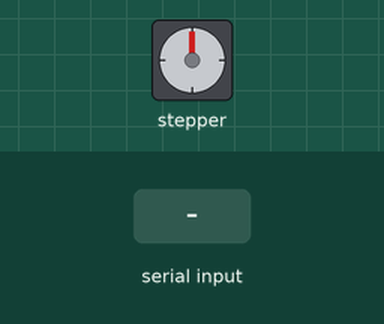
This sketch was run on a simulated Arduino Uno, built with avr-gcc and run on an emulated ATmega328P. Parts: stepper motor. The test bench sets the inputs (shaded band). Stepper angles assume 200 steps per turn; what the sketch prints to the serial monitor is not drawn.

Above: at 1.2 s.
1.3 s: "1" received over Serial
At 2.9 s:
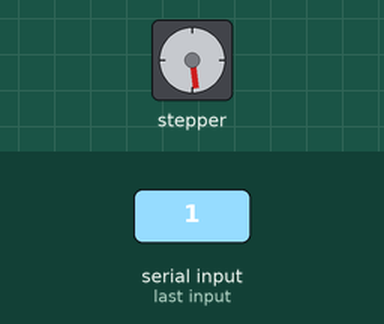
3.8 s: "0" received over Serial
At 6.0 s:
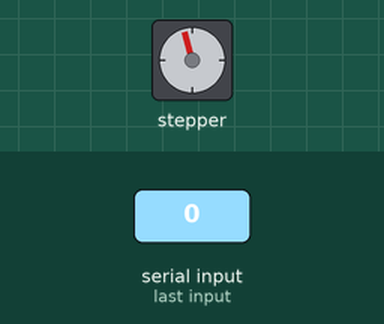
6.3 s: "2" received over Serial
At 8.1 s:
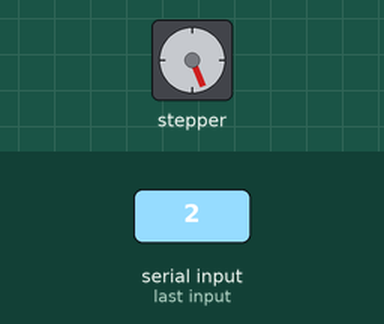
8.8 s: "1" received over Serial
At 11.0 s:
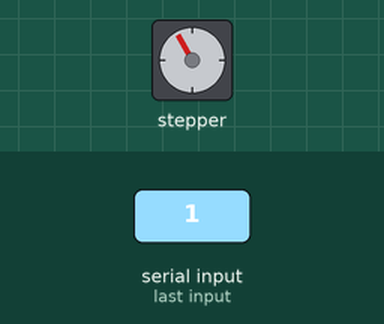
Timing chart, 0 to 12.3 s (numbered marks = the images above; inputs shaded):
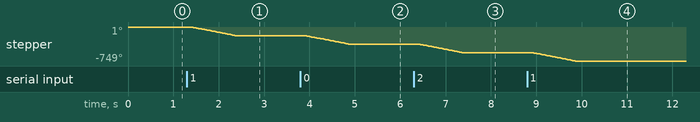

The sketch:

RubiksControlv2.ino
```cpp
#include <Wire.h>
#include <Adafruit_MotorShield.h>
#include "utility/Adafruit_MS_PWMServoDriver.h"
#include <AccelStepper.h>
#include "Move.h"

Adafruit_MotorShield AFMSbot = Adafruit_MotorShield(0x60);
Adafruit_MotorShield AFMSmid = Adafruit_MotorShield(0x61);
Adafruit_MotorShield AFMStop = Adafruit_MotorShield(0x62);
Adafruit_StepperMotor *StepperU = AFMStop.getStepper(200,1);
Adafruit_StepperMotor *StepperD = AFMSbot.getStepper(200,2);
Adafruit_StepperMotor *StepperL = AFMSbot.getStepper(200,1);
Adafruit_StepperMotor *StepperR = AFMSmid.getStepper(200,2);
Adafruit_StepperMotor *StepperF = AFMSmid.getStepper(200,1);
Adafruit_StepperMotor *StepperB = AFMStop.getStepper(200,2);

void forwardstepU() {
  StepperU->onestep(FORWARD,SINGLE);
}
void backwardstepU() {
  StepperU->onestep(BACKWARD,SINGLE);
}
void forwardstepD() {
  StepperD->onestep(FORWARD,SINGLE);
}
void backwardstepD() {
  StepperD->onestep(BACKWARD,SINGLE);
}
void forwardstepL() {
  StepperL->onestep(FORWARD,SINGLE);
}
void backwardstepL() {
  StepperL->onestep(BACKWARD,SINGLE);
}
void forwardstepR() {
  StepperR->onestep(FORWARD,SINGLE);
}
void backwardstepR() {
  StepperR->onestep(BACKWARD,SINGLE);
}
void forwardstepF() {
  StepperF->onestep(FORWARD,SINGLE);
}
void backwardstepF() {
  StepperF->onestep(BACKWARD,SINGLE);
}
void forwardstepB() {
  StepperB->onestep(FORWARD,SINGLE);
}
void backwardstepB() {
  StepperB->onestep(BACKWARD,SINGLE);
}

AccelStepper U(forwardstepU, backwardstepU);
AccelStepper D(forwardstepD, backwardstepD);
AccelStepper L(forwardstepL, backwardstepL);
AccelStepper R(forwardstepR, backwardstepR);
AccelStepper Front(forwardstepF, backwardstepF);
AccelStepper B(forwardstepB, backwardstepB);

const int Total=6;
const int rpm=110;
int type;
int type2;
String input;
int inputlength;

AccelStepper* StepperArray[Total] = {
  &U,
  &D,
  &L,
  &R,
  &Front,
  &B,
};

void setup() {
  // put your setup code here, to run once:
  Serial.begin(9600);
  Serial.setTimeout(50);
  AFMSbot.begin();
  AFMSmid.begin();
  AFMStop.begin();

  for(int number=0; number<Total; number++) {
    StepperArray[number]->setMaxSpeed(rpm);
    StepperArray[number]->setAcceleration(9999999999);
  }

  Serial.println("Started Up");
}

void loop() {
  // put your main code here, to run repeatedly:
  if (Serial.available() > 0) {
   input=Serial.readString();
   Serial.println(input);
   input.replace("U2", "v");
   input.replace("D2", "e");
   input.replace("L2", "m");
   input.replace("R2", "s");
   input.replace("F2", "g");
   input.replace("B2", "c");
   input.replace("U'", "u");
   input.replace("D'", "d");
   input.replace("L'", "l");
   input.replace("R'", "r");
   input.replace("F'", "f");
   input.replace("B'", "b");
   input.replace(" ", "");
   inputlength=input.length();
   Serial.println(String("input:")+String(input)+String("\tlength:")+String(inputlength));
  }
 for(int inputIndex=0; inputIndex<inputlength; inputIndex=inputIndex+1){
  type= input.charAt(inputIndex);
  type2= input.charAt(inputIndex+1);
  Serial.print(String("type:")+char(type)+String("\ttype2:")+char(type2));
  Move m1(type);
  Move m2(type2);
  boolean opposite=Move::isOpposite(m1,m2);
  Serial.println(String("\topposite:")+String(opposite));
  int MotorNum;
  int RotationNum;
  int MotorNum2;
  int RotationNum2;
  FindMotorAndRotation(input[inputIndex], MotorNum, RotationNum);
  FindMotorAndRotation(input[inputIndex+1], MotorNum2, RotationNum2);
  Serial.print(String("MotorNum:")+String(MotorNum)+String("\tRotationNum:")+String(RotationNum)+String("\tMotorNum2:")+String(MotorNum2)+String("\tRotationNum2:")+String(RotationNum2));

  if(opposite==true) {
    SimulMotor(MotorNum,MotorNum2,RotationNum,RotationNum2);
    inputIndex++;
  }
  else {
    RunMotor(MotorNum,RotationNum);
  }
  Serial.println(String("\tinputIndex:")+String(inputIndex));
 }
 inputlength=0;
 input.remove(0);
}
void RunMotor(int motor, int rotation) {
  if(rotation == 1) {
      StepperArray[motor]->moveTo(StepperArray[motor]->currentPosition()+52);
  }
  else if(rotation == 0) {
      StepperArray[motor]->moveTo(StepperArray[motor]->currentPosition()-52);
  }
  else if(rotation == 2) {
      StepperArray[motor]->moveTo(StepperArray[motor]->currentPosition()-104);
  }
  while(StepperArray[motor]->distanceToGo()!=0){
      StepperArray[motor]->run();
  }
  type=0;
}

void SimulMotor(int motor1, int motor2, int rotation1, int rotation2) {
  if(rotation1 == 1) {
    StepperArray[motor1]->moveTo(StepperArray[motor1]->currentPosition()+52);
  }
  else if(rotation1 == 0) {
    StepperArray[motor1]->moveTo(StepperArray[motor1]->currentPosition()-52);
  }
  else if(rotation1 == 2) {
    StepperArray[motor1]->moveTo(StepperArray[motor1]->currentPosition()-104);
  }

  if(rotation2 == 1) {
    StepperArray[motor2]->moveTo(StepperArray[motor2]->currentPosition()+52);
  }
  else if(rotation2 == 0) {
    StepperArray[motor2]->moveTo(StepperArray[motor2]->currentPosition()-52);
  }
  else if(rotation2 == 2) {
    StepperArray[motor2]->moveTo(StepperArray[motor2]->currentPosition()-104);
  }
  while(StepperArray[motor1]->distanceToGo()!=0 || StepperArray[motor2]->distanceToGo()!=0){
      StepperArray[motor1]->run();
      StepperArray[motor2]->run();
  }
  type=0;
}
void FindMotorAndRotation(char inputmove, int &MotorNumber, int &RotationNumber) {
  String movearray[]= {"UDLRFB","udlrfb","vemsgc"};
  bool complete= false;
  int movearrayIndex=0;
  int movearrayList=0;
  while(!complete && movearrayIndex < 3){
    while(!complete && movearrayList < 6) {
      complete= inputmove == movearray[movearrayIndex][movearrayList];
      MotorNumber=movearrayList;
      movearrayList++;
    }
    movearrayList=0;
    RotationNumber=movearrayIndex;
    movearrayIndex++;
  }
}
```

Move.cpp
```cpp
#include "Move.h";
char* oppositeboi[] = {"uUvdDe", "lLmrRs", "fFgbBc"};

char Move::getType() {
    return this->moveType;
}

int Move::getIndex(){
	return this->index;
}

bool Move::isOnLeft(){
	return this->isLeftSide;
}

Move::Move(int asciiCode) {
	this->moveType = (char)asciiCode;
	bool isFound;
  int list=0;
  int leftlist;
  int i=0;
  int compIndex;
	while(!isFound && i<3) {
	  while(!isFound && list<6) {
      isFound = this->moveType == oppositeboi[i][list];
      leftlist=list;
      list++;
	  }
  list=0;
  compIndex=i;
  i++;
	}
  this->isLeftSide = (leftlist<3);
  this->index=compIndex;
}
```

Move.h
```cpp
struct Move {

public:
    Move(int asciiCode);
    static bool isOpposite(Move &m1, Move &m2) {
	  	return (m1.getIndex() == m2.getIndex()) && (m1.isOnLeft() != m2.isOnLeft());
		}
    char getType();
    int getIndex();
    bool isOnLeft();

private:
    char moveType;
    int index;
    bool isLeftSide;
};
```

Measured:
- after the input at 1.3 s, stepper: turns 188° counter-clockwise in 0.97 s, starting after 0.09 s
- after the input at 3.8 s, stepper: turns 187° counter-clockwise in 0.97 s, starting after 0.09 s
- after the input at 6.3 s, stepper: turns 187° counter-clockwise in 0.97 s, starting after 0.09 s
- after the input at 8.8 s, stepper: turns 187° counter-clockwise in 0.97 s, starting after 0.09 s
